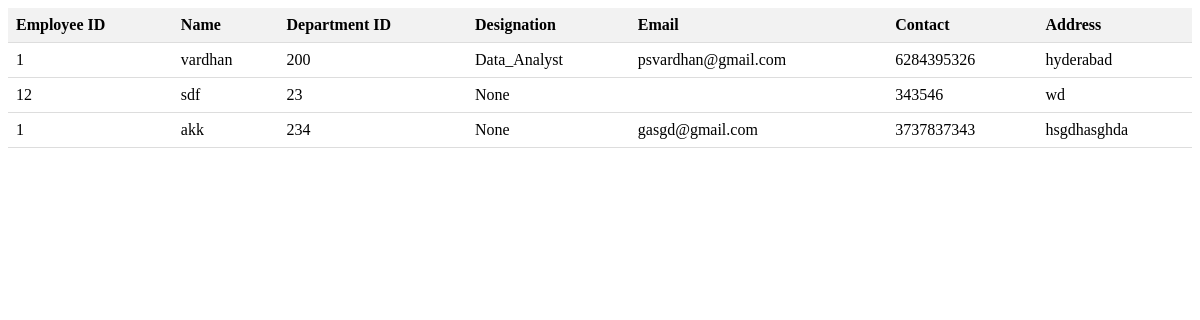
Page /show-employees on the committed database.
### tables this page shows
CREATE TABLE employee_details(eid,'ename',dptid,'designation','email',contact_no,'add_y');

### app.py (the view)
@app.route('/show-employees',methods=['GET','POST'])
def show_employees():
    emp=Employee()
    data = emp.show_employees()
    return render_template('showemployee.html',employees=data)

### empdetails.py (called while the page is built)
    def show_employees(self):
        conn=sqlite3.connect('PMS.DB')
        cur=conn.cursor()
        cur.execute("select * from employee_details")
        data =[]
        for i in cur.fetchall():
            context={}
            context['eid']=i[0]
            context['ename']=i[1]
            context['dptid']=i[2]
            context['designation']=i[3]
            context['email']=i[4]
            context['contact_no']=i[5]
            context['add_y']=i[6]
            data.append(context)
        return data

### templates/showemployee.html (shortened to what this page needs)
<!DOCTYPE html>
<html>
<head>
</head>
<body>
    <table>
        <thead>
            <tr>
                <th>Employee ID</th>
                <th>Name</th>
                <th>Department ID</th>
                <th>Designation</th>
                <th>Email</th>
                <th>Contact</th>
                <th>Address</th>
            </tr>
        </thead>
        <tbody>
            {% for employee in employees %}
                <tr>
                    <td>{{ employee.eid }}</td>
                    <td>{{ employee.ename }}</td>
                    <td>{{ employee.dptid }}</td>
                    <td>{{ employee.designation }}</td>
                    <td>{{ employee.email }}</td>
                    <td>{{ employee.contact_no }}</td>
                    <td>{{ employee.add_y }}</td>
                </tr>
            {% endfor %}
        </tbody>
    </table>
</body>
</html>

### templates/showemployee.html (style rules this page uses)
table { border-collapse: collapse; width: 100%; }
th, td { padding: 8px; text-align: left; border-bottom: 1px solid #ddd; }
th { background-color: #f2f2f2; }

### rows in the picture
employee_details: eid "1", ename "vardhan", dptid "200", designation "Data_Analyst", email "psvardhan@gmail.com", contact_no "6284395326", add_y "hyderabad"
employee_details: eid "12", ename "sdf", dptid "23", designation "None", contact_no "343546", add_y "wd"
employee_details: eid "1", ename "akk", dptid "234", designation "None", email "gasgd@gmail.com", contact_no "3737837343", add_y "hsgdhasghda"
